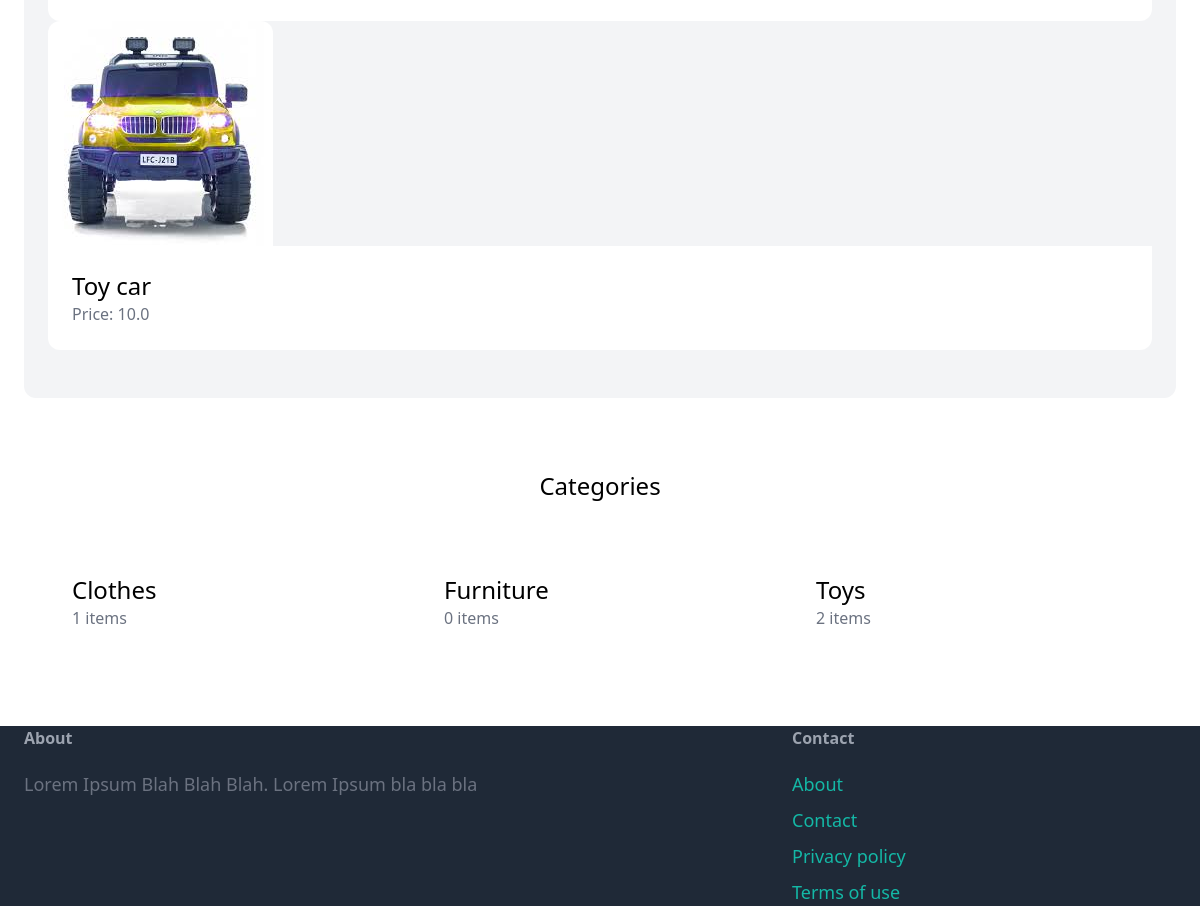
The app's page / (lower part), older data.
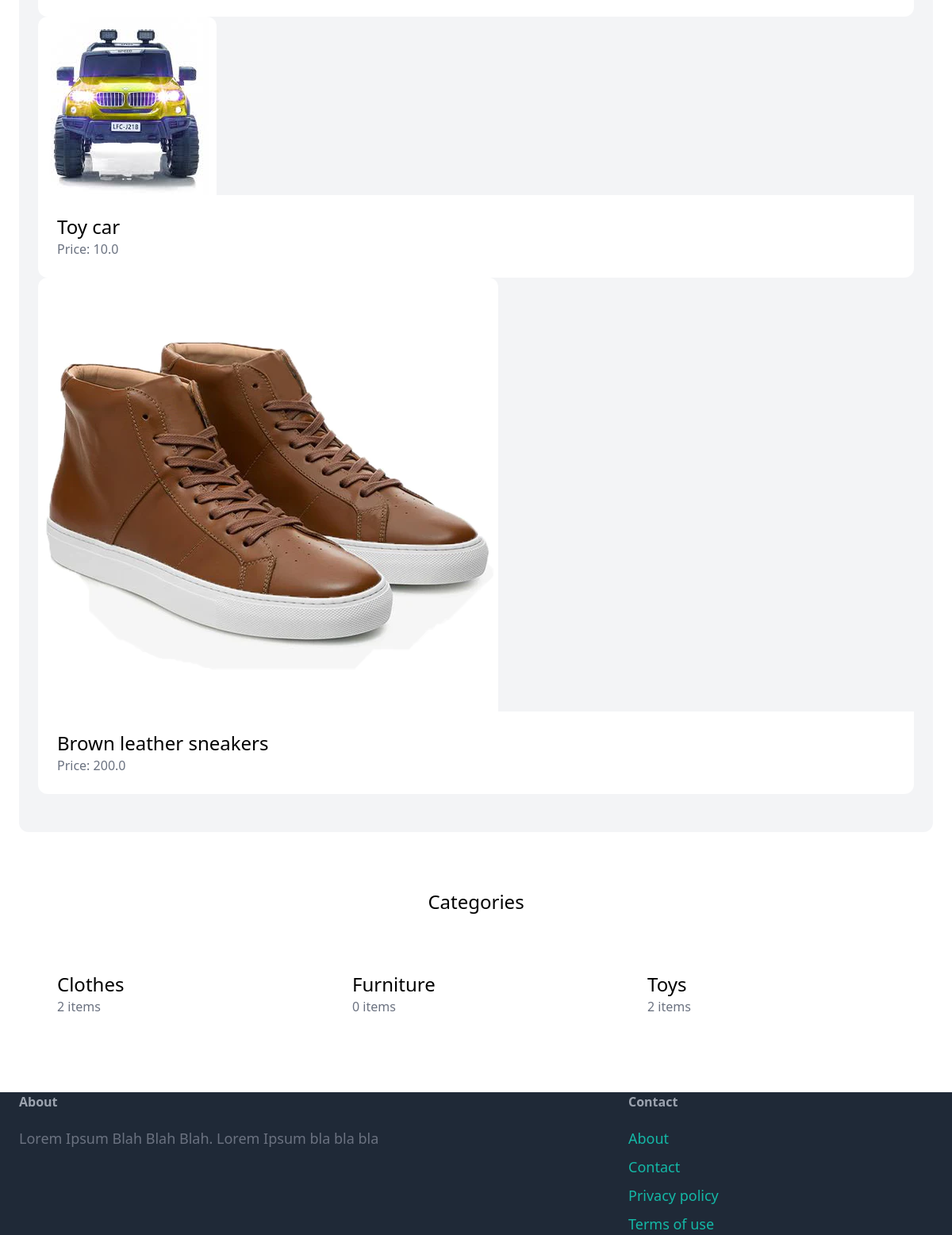
The same page, newer data.
### item/models.py (models this page shows, shortened)
class Item(models.Model):
    category = models.ForeignKey(Category, related_name='items', on_delete=models.CASCADE)
    name = models.CharField(max_length=255)
    description = models.TextField(blank=True, null=True)
    price = models.FloatField()
    image = models.ImageField(upload_to='item_images', blank=True, null=True)
    is_sold = models.BooleanField(default=False)
    created_at = models.DateTimeField(auto_now_add=True)
    created_by = models.ForeignKey(User, related_name='items', on_delete=models.CASCADE)
    class Meta:
        verbose_name_plural = 'items'

class Category(models.Model):
    name = models.CharField(max_length=255)
    class Meta:
        ordering = ('name',)
        verbose_name_plural = 'categories'

### core/views.py (the view)
# urls.py: path('', views.index, name='index'),
def index(request):
    items = Item.objects.filter(is_sold=False)[0:6]
    categories = Category.objects.all()
    context = {
        'items': items,
        'categories': categories,
    }
    return render(request, 'core/index.html', context)

### core/templates/core/index.html (shortened to what this page needs)
{% extends 'base.html' %}
{% block content%}
    <div class="mt-6 px-6 py-12 bg-gray-100 rounded-xl">
        <div class="gird grid-cols-3 gap-3">
            {% for item in items %}
                <div>
                    <a href="{% url 'item:detail' item.id %}">
                        <div>
                            <img src="{{ item.image.url }}" class="rounded-t-xl">
                        </div>
                        <div class="p-6 bg-white rounded-b-xl">
                            <h2 class="text-2xl">{{ item.name }}</h2>
                            <p class="text-gray-500">Price: {{ item.price }}</p>
                        </div>
                    </a>
                </div>
            {% endfor %}
        </div>
    </div>
    <div class="mt-6 px-6 py-12 b-gray-100 rounded-xl">
        <h2 class="mb-12 text-2xl text-center">Categories</h2>
        <div class="grid grid-cols-3 gap-3">
            {% for category in categories %}
            <div>
                <a href="#">
                    <div class="p-6 bg-white rounded-b-xl">
                        <h2 class="text-2xl">{{ category.name }}</h2>
                        <p class="text-gray-500">{{ category.items.count }} items</p>
                    </div>
                </a>
            </div>
            {% endfor %}
        </div>
    </div>
{% endblock content %}

Row changes from the older to the newer data that the page shows:
added Item: image (picture), name "Brown leather sneakers", price "200.0"
computed for Category "Clothes": items.count "1" → "2"
